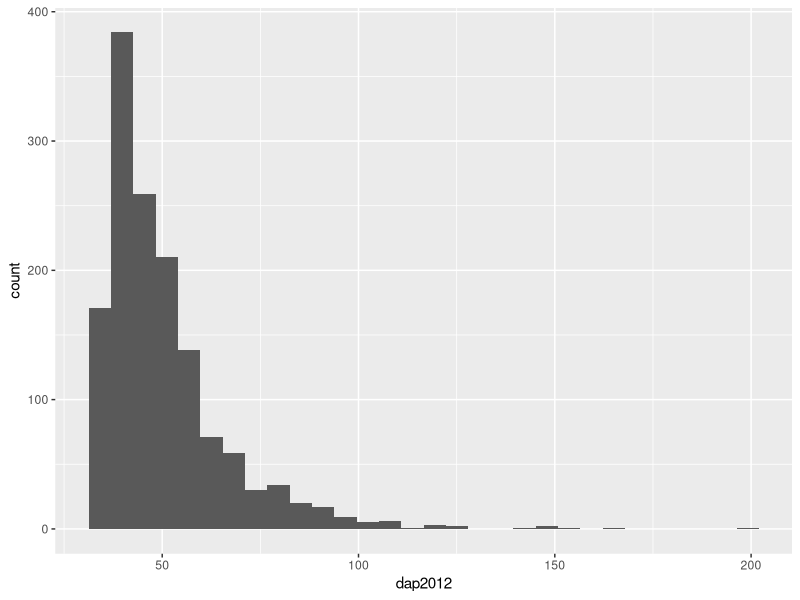
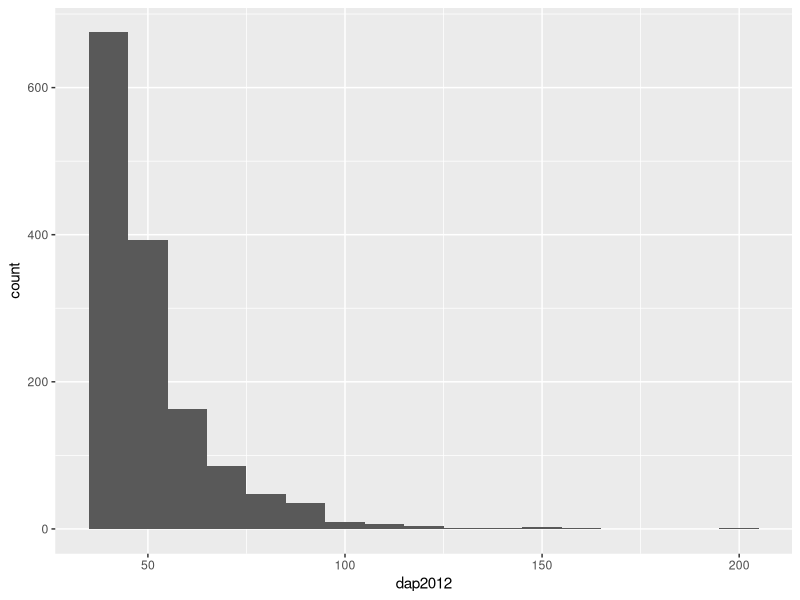
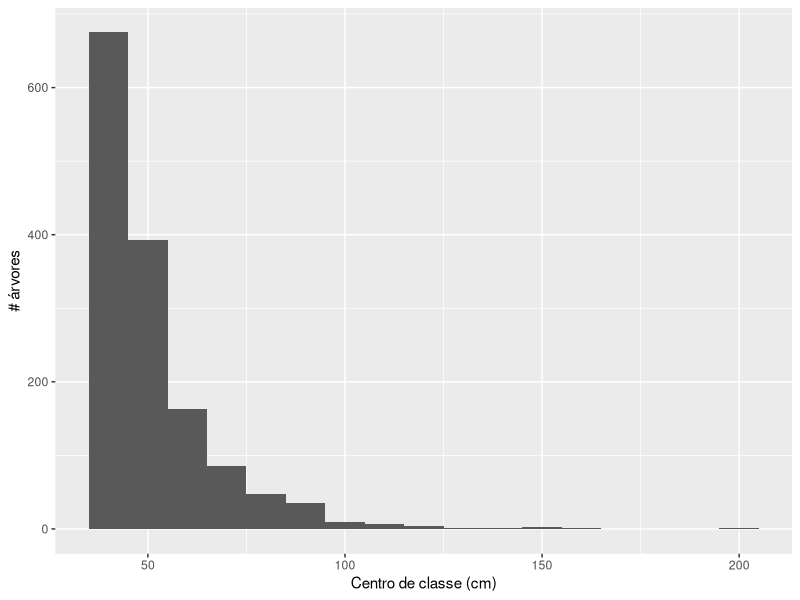
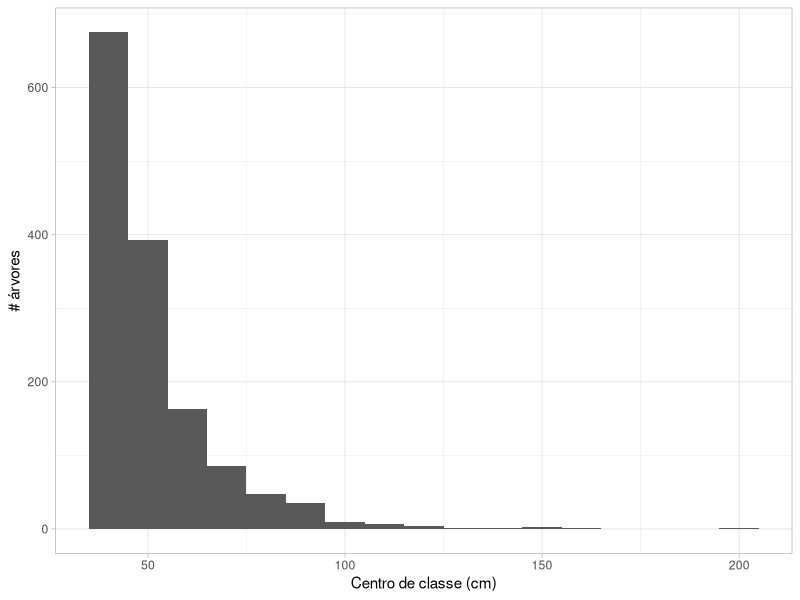
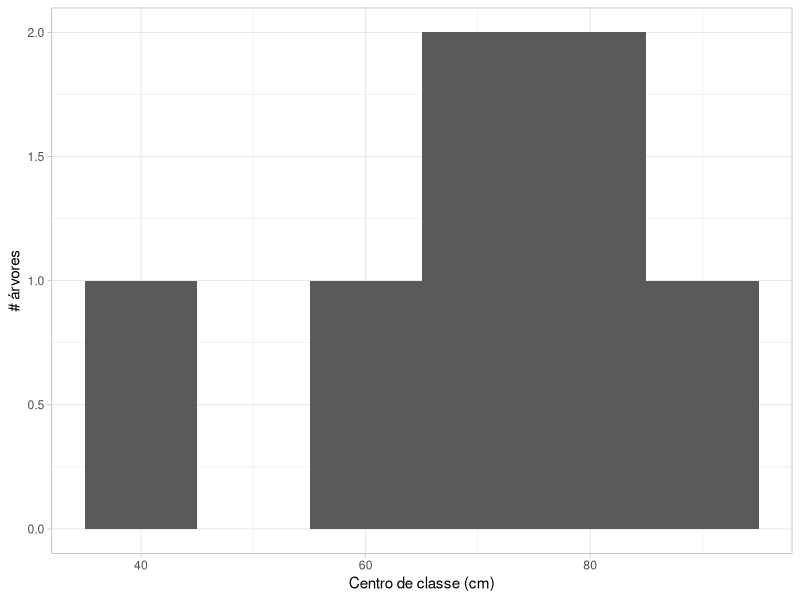
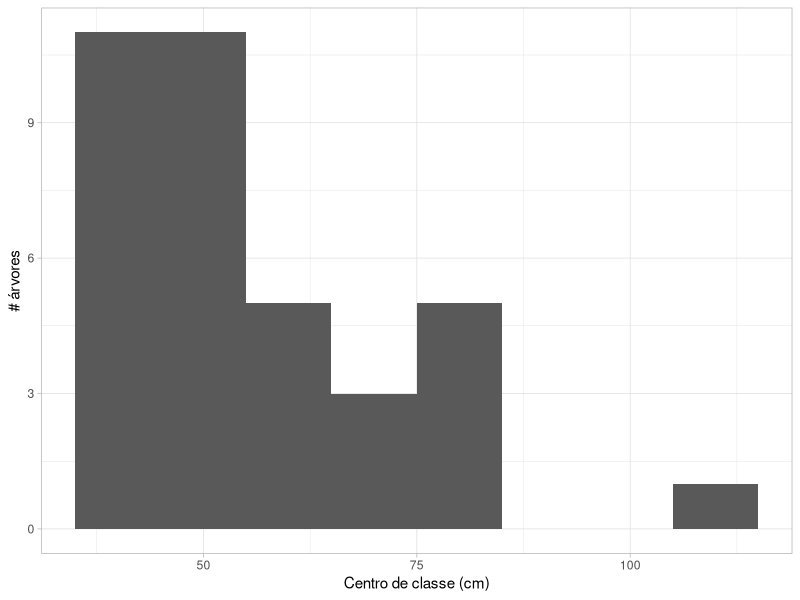
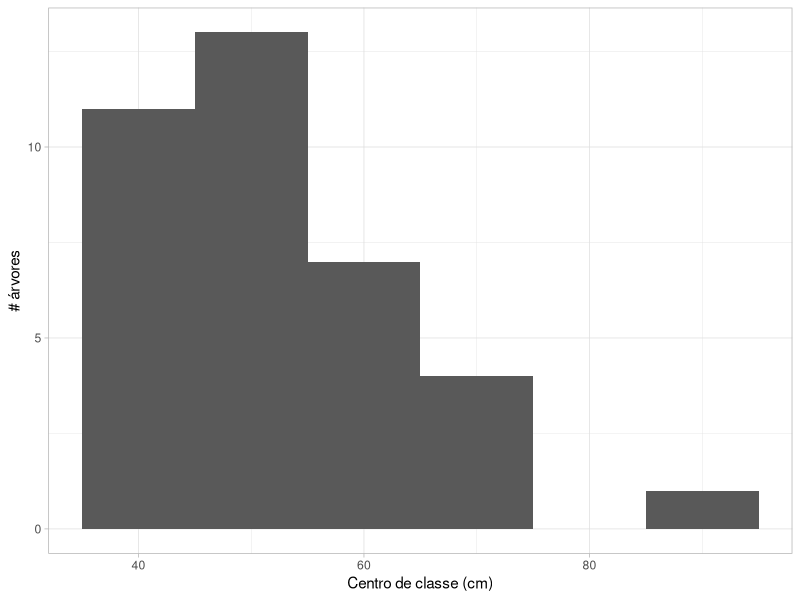
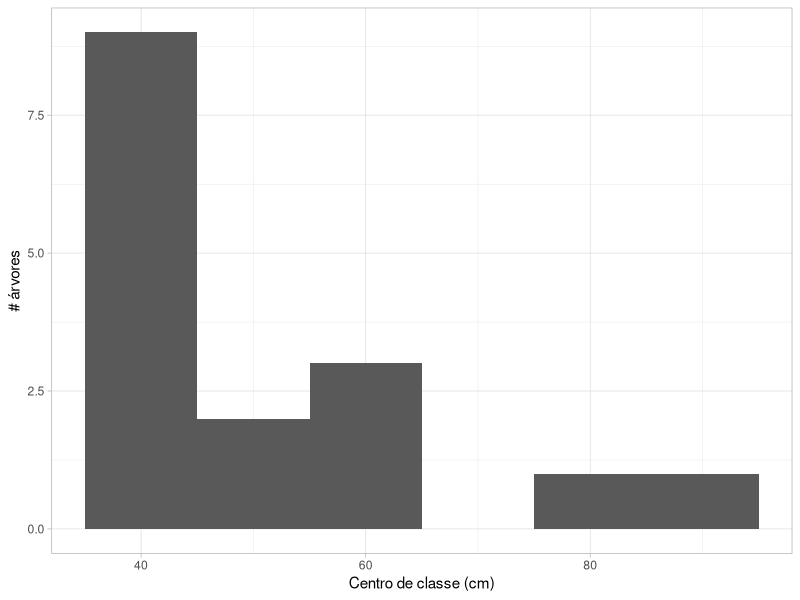

Write R code to recreate these figures, in order. (Note: this script raises an error after producing the figures.)
require(magrittr)
require(dplyr)
require(ggplot2)


# Importar base de dados
inv = read.csv('inventario2012.csv')
names(inv)

# Criar histograma no ggplot
ggplot(inv) + geom_histogram(aes(dap2012))


# Ajustar breaks para 10 cm
ggplot(inv) + geom_histogram(aes(dap2012), binwidth = 10)

# Ajustar nome dos eixos
ggplot(inv) + geom_histogram(aes(dap2012), binwidth = 10) + 
  xlab('Centro de classe (cm)') + ylab('# árvores')

# Ajustar tema
ggplot(inv) + geom_histogram(aes(dap2012), binwidth = 10) + 
  xlab('Centro de classe (cm)') + ylab('# árvores') +
  theme_light()

# Um gráfico para cada espécie

for(sp in unique(inv$cientifico)){
  invTemp = inv %>% filter(cientifico == sp)
  png(paste('./plot/',sp,'.png', sep = ""), width = 10, height = 7, units = 'cm', res = 72)
  g = ggplot(invTemp) + geom_histogram(aes(dap2012), binwidth = 10) + 
    xlab('Centro de classe (cm)') + ylab('# árvores') +
    theme_light()
  print(g)
  dev.off()
}

